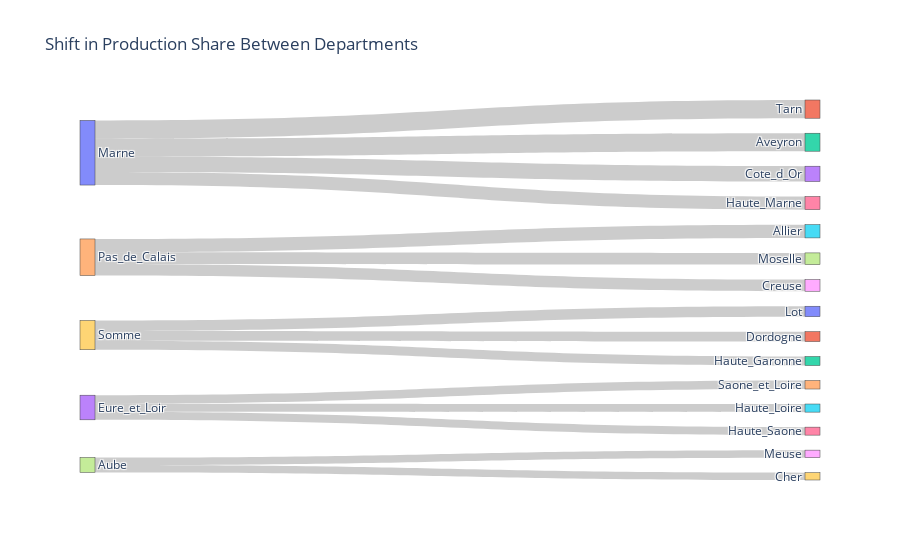

Source (notebook cell):
### Code cell
from plotly import graph_objects as go
import pandas as pd

top_flows = flows_df.head(15)

labels = list(pd.unique(top_flows[['from_department','to_department']].values.ravel()))
label_index = {label:i for i,label in enumerate(labels)}

source = top_flows['from_department'].map(label_index)
target = top_flows['to_department'].map(label_index)
value = top_flows['shift_%']

fig = go.Figure(data=[go.Sankey(
    node=dict(label=labels, pad=15, thickness=15),
    link=dict(source=source, target=target, value=value)
)])

fig.update_layout(title_text="Shift in Production Share Between Departments")

# SAVE
sankey_file = "allocation_shift_sankey.html"
fig.write_html(sankey_file)

print("Saved:", sankey_file)

fig.show()

### Figure 1 — Plotly figure (JSON) as saved in the notebook; plotly's stock layout.template omitted (floating-point values rounded to 4 significant figures)
{"data": [{"link": {"source": [0, 0, 0, 4, 0, 4, 4, 9, 9, 9, 13, 13, 13, 17, 17], "target": [1, 2, 3, 5, 6, 7, 8, 10, 11, 12, 14, 15, 16, 18, 19], "value": [0.321, 0.317, 0.27, 0.234, 0.231, 0.206, 0.205, 0.184, 0.174, 0.158, 0.15, 0.143, 0.141, 0.133, 0.129]}, "node": {"label": ["Marne", "Tarn", "Aveyron", "Cote_d_Or", "Pas_de_Calais", "Allier", "Haute_Marne", "Moselle", "Creuse", "Somme", "Lot", "Dordogne", "Haute_Garonne", "Eure_et_Loir", "Saone_et_Loire", "Haute_Loire", "Haute_Saone", "Aube", "Meuse", "Cher"], "pad": 15, "thickness": 15}, "type": "sankey"}], "layout": {"title": {"text": "Shift in Production Share Between Departments"}}}
